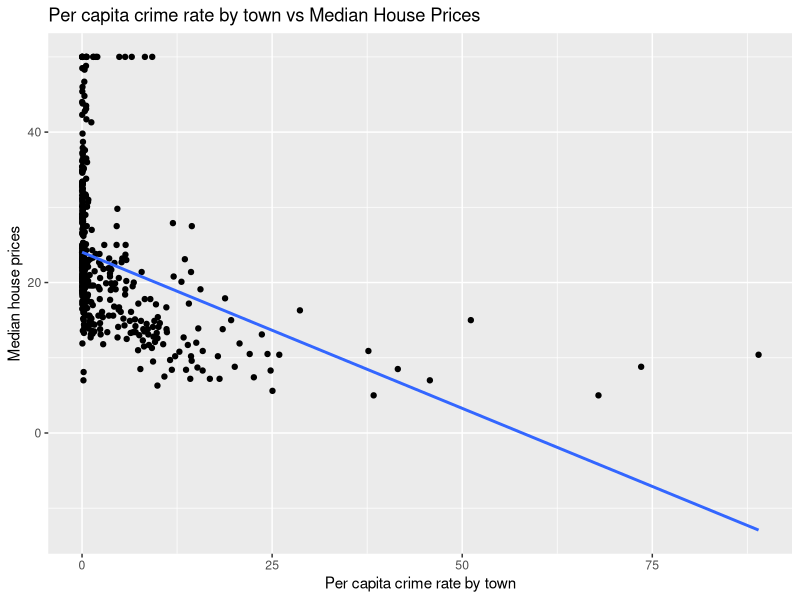
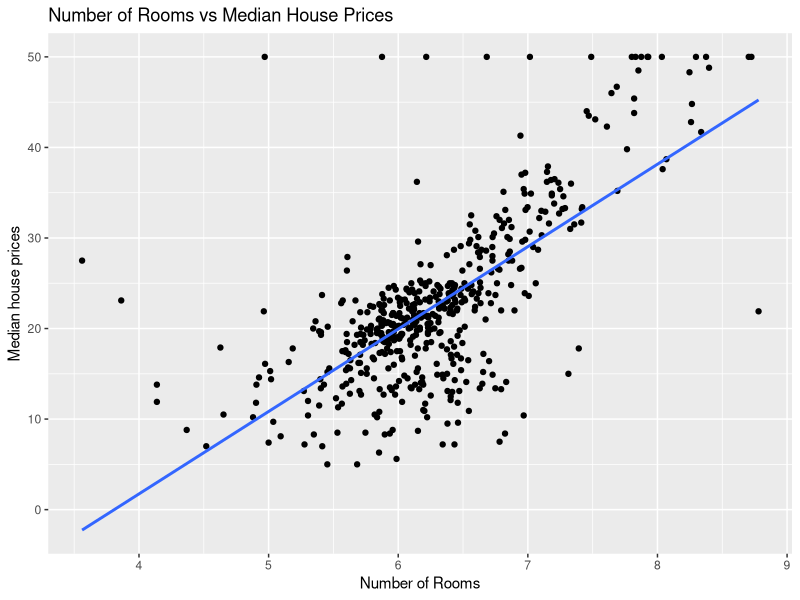
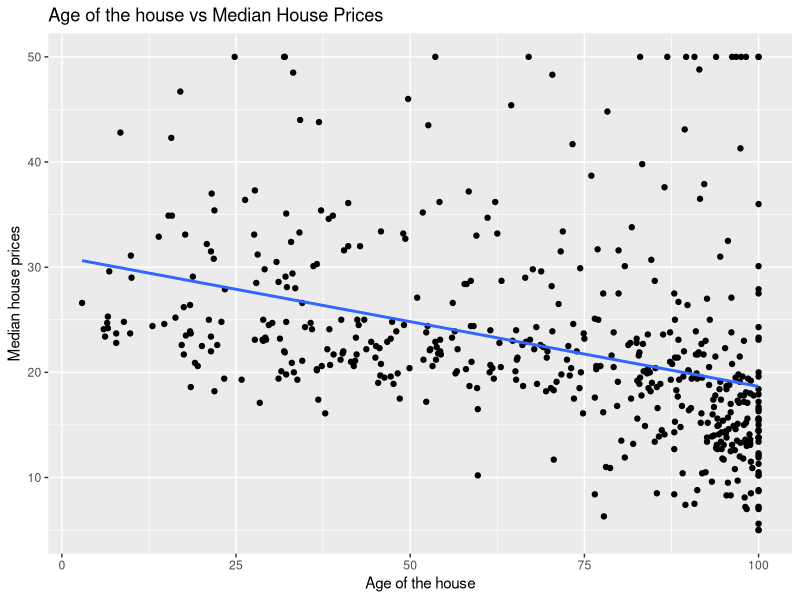
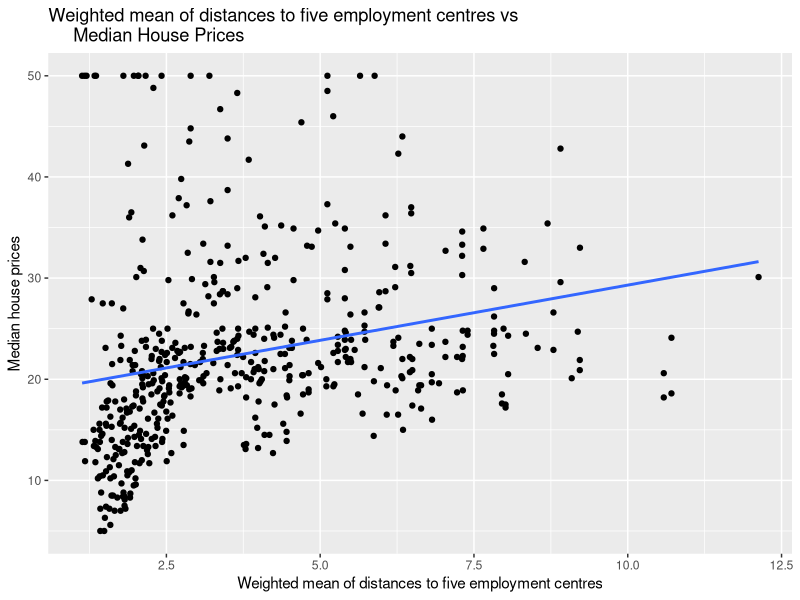
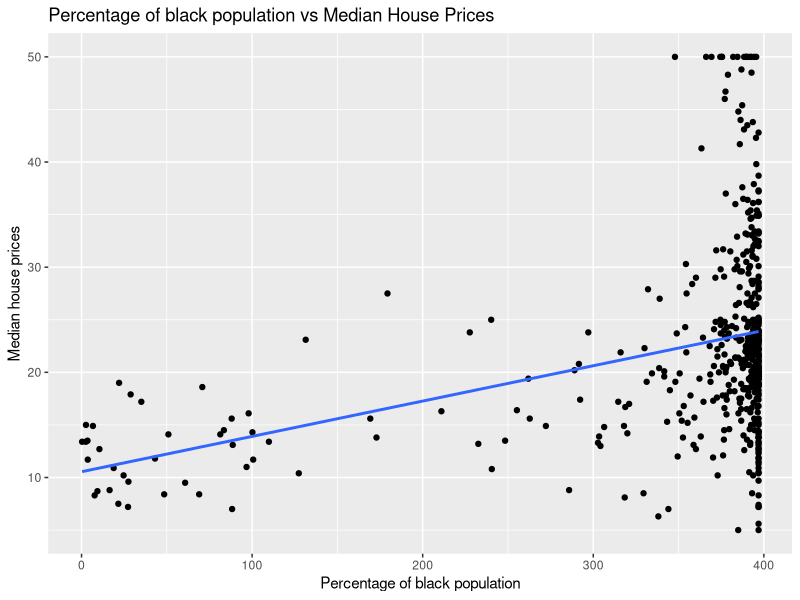
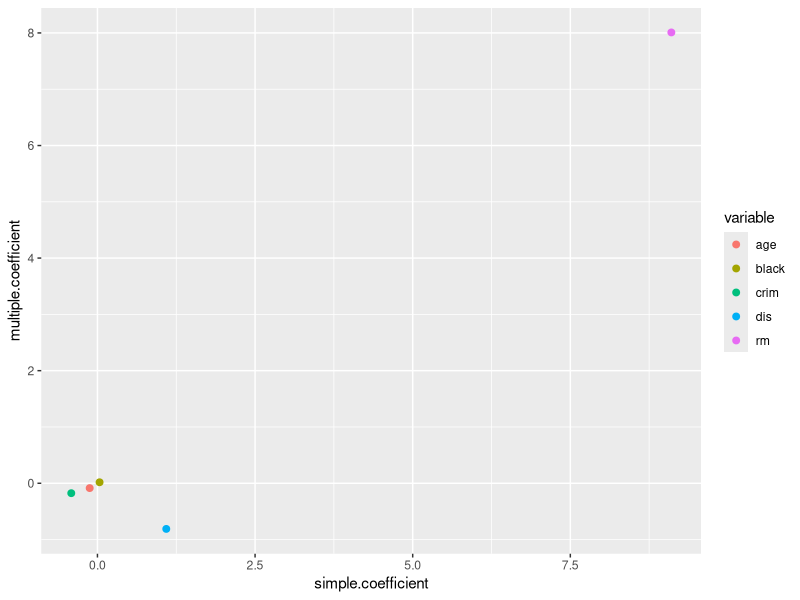
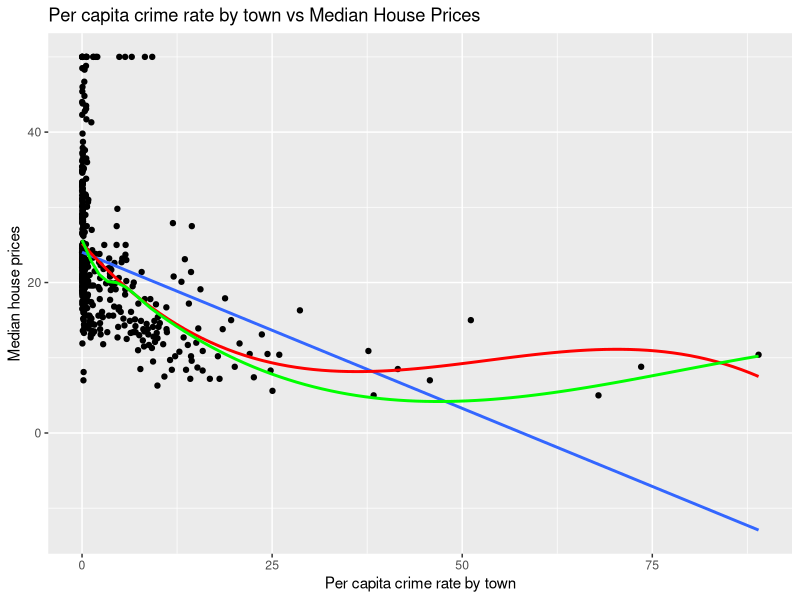
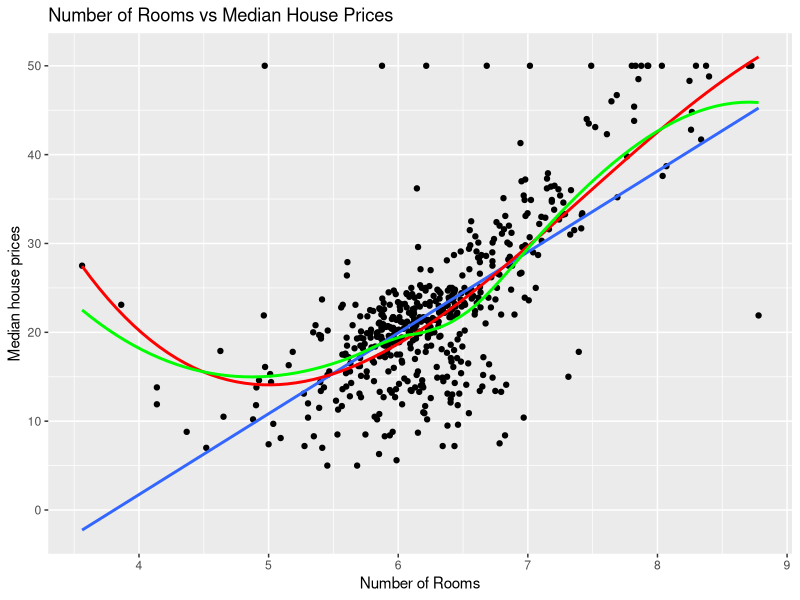

Here is the R script that generated these plots, in order:
## ---- chunk 1
library(MASS)
data(Boston)
# Use 'class' command to view the type of each column in the dataset.       
## ---- chunk 2
# Tidy the data - begin by converting it to a data.table format. 
library(data.table)
as.data.table(Boston)
# 
#After visual inspection and use of 'summary' function, no other tidying  
#of the data is necessary. For the purpose of plots or regressions, data will 
#be reorganized as needed.         
## ---- chunk 3
# Run linear regressions with above five predictor variables and variable 
#of interest. 
library(ggplot2)
#
# 1. Per capita crime rate by town vs Median House Prices
#
ggplot(Boston, aes(crim, medv)) + 
labs(x="Per capita crime rate by town", y="Median house prices",  
     title = "Per capita crime rate by town vs Median House Prices") + 
geom_point() +
geom_smooth(method=lm, se=FALSE)
m1 <- lm(medv ~ crim, data=Boston)
summary(m1)
## ---- chunk 4
#
# 2. Number of rooms vs Median House Prices
#
ggplot(Boston, aes(rm, medv)) + 
labs(x="Number of Rooms", y="Median house prices",  
     title = "Number of Rooms vs Median House Prices") + 
geom_point() +
geom_smooth(method=lm, se=FALSE)
m2 <- lm(medv ~ rm, data=Boston)
summary(m2)
## ---- chunk 5
#
# 3. Age of the house vs Median House Prices
#
ggplot(Boston, aes(age, medv)) + 
labs(x="Age of the house", y="Median house prices",  
     title = "Age of the house vs Median House Prices") + 
geom_point() +
geom_smooth(method=lm, se=FALSE)
m3 <- lm(medv ~ age, data=Boston)
summary(m3)
## ---- chunk 6
#
# 4. Weighted mean of distances to five employment centres vs 
#Median House Prices
#
ggplot(Boston, aes(dis, medv)) + 
labs(x="Weighted mean of distances to five employment centres", 
     y="Median house prices",  
     title = "Weighted mean of distances to five employment centres vs 
     Median House Prices") + 
geom_point() +
geom_smooth(method=lm, se=FALSE)
m4 <- lm(medv ~ dis, data=Boston)
summary(m4)
## ---- chunk 7
#
# 5. Percentage of black population vs Median House Prices
#
ggplot(Boston, aes(black, medv)) + 
labs(x="Percentage of black population", y="Median house prices",  
     title = "Percentage of black population vs Median House Prices") + 
geom_point() +
geom_smooth(method=lm, se=FALSE)
m5 <- lm(medv ~ black, data=Boston)
summary(m5)
## ---- chunk 8
#
# Fit a multiple regression model for above 5 predictor variables. 
#
multiple.regression <- lm(medv ~ crim + rm + age + dis + black, data=Boston)
summary(multiple.regression)
## ---- chunk 9
#
# Compare simple and multiple regressions
#
simple.coefficient <- c(m1$coefficient[2], m2$coefficient[2], m3$coefficient[2], 
                        m4$coefficient[2], m5$coefficient[2])
multiple.coefficient <- c(multiple.regression$coefficient[2], 
                          multiple.regression$coefficient[3], 
                          multiple.regression$coefficient[4], 
                          multiple.regression$coefficient[5], 
                          multiple.regression$coefficient[6])
variable <- c("crim", "rm", "age", "dis", "black")
d <- data.frame(simple.coefficient, multiple.coefficient, variable)
ggplot(d, aes(simple.coefficient, multiple.coefficient, color=variable)) +
  geom_point(size=2)
d
## ---- chunk 10
#
# Fit the crime relationship in a polynomial equation. 
#
crim.fit <- lm(medv ~ poly(crim, 3), data=Boston)
summary(crim.fit)
ggplot(Boston, aes(crim, medv)) + 
labs(x="Per capita crime rate by town", y="Median house prices",  
     title = "Per capita crime rate by town vs Median House Prices") + 
geom_point() +
geom_smooth(method=lm, se=FALSE) + 
geom_smooth(method = "lm", formula = y ~ poly(x, 3), color="Red", se = FALSE) + 
geom_smooth(color="Green", se = FALSE)
#
# Fit the room relationship in a polynomial equation. 
#
rm.fit <- lm(medv ~ poly(rm, 3), data=Boston)
summary(rm.fit)
ggplot(Boston, aes(rm, medv)) + 
labs(x="Number of Rooms", y="Median house prices",  
     title = "Number of Rooms vs Median House Prices") + 
geom_point() +
geom_smooth(method=lm, se=FALSE) + 
geom_smooth(method = "lm", formula = y ~ poly(x, 3), color="Red", se = FALSE) + 
geom_smooth(color="Green", se = FALSE)
#
# Fit the age relationship in a polynomial equation. 
#
age.fit <- lm(medv ~ poly(age, 3), data=Boston)
summary(age.fit)
ggplot(Boston, aes(age, medv)) + 
labs(x="Age of House", y="Median house prices",  
     title = "Age of House vs Median House Prices") + 
geom_point() +
geom_smooth(method=lm, se=FALSE) + 
geom_smooth(method = "lm", formula = y ~ poly(x, 3), color="Red", se = FALSE) + 
geom_smooth(color="Green", se = FALSE)
#
# Fit the distance relationship in a polynomial equation. 
#
dis.fit <- lm(medv ~ poly(dis, 3), data=Boston)
summary(dis.fit)
ggplot(Boston, aes(dis, medv)) + 
labs(x="Distance", y="Median house prices",  
     title = "Distance vs Median House Prices") + 
geom_point() +
geom_smooth(method=lm, se=FALSE) + 
geom_smooth(method = "lm", formula = y ~ poly(x, 3), color="Red", se = FALSE) + 
geom_smooth(color="Green", se = FALSE)
#
# Fit the black population relationship in a polynomial equation. 
#
black.fit <- lm(medv ~ poly(black, 3), data=Boston)
summary(black.fit)
ggplot(Boston, aes(black, medv)) + 
labs(x="Percentage Black population", y="Median house prices",  
     title = "Percentage Black population vs Median House Prices") + 
geom_point() +
geom_smooth(method=lm, se=FALSE) + 
geom_smooth(method = "lm", formula = y ~ poly(x, 3), color="Red", se = FALSE) + 
geom_smooth(color="Green", se = FALSE)
## ---- chunk 11
#
# Original Regression
#
multiple.regression <- lm(medv ~ crim + rm + age + dis + black, data=Boston)
summary(multiple.regression)
#
# Drop crim
#
multiple.regression <- lm(medv ~ rm + age + dis + black, data=Boston)
summary(multiple.regression)
#
# Drop rm
#
multiple.regression <- lm(medv ~ crim + age + dis + black, data=Boston)
summary(multiple.regression)
#
# Drop age
#
multiple.regression <- lm(medv ~ crim + rm + dis + black, data=Boston)
summary(multiple.regression)
#
# Drop dis
#
multiple.regression <- lm(medv ~ crim + rm + age + black, data=Boston)
summary(multiple.regression)
#
# Drop black
#
multiple.regression <- lm(medv ~ crim + rm + age + dis, data=Boston)
summary(multiple.regression)
## ---- chunk 12
library(tidyverse)
data(diamonds)
as.data.table(diamonds)
diamonds$cut = factor(diamonds$cut, ordered = FALSE)
diamonds$color = factor(diamonds$color, ordered = FALSE)
diamonds$clarity = factor(diamonds$clarity, ordered = FALSE)
## ---- chunk 13
md <- lm(price ~ carat + cut + color + clarity, data = diamonds)
summary(md)
## ---- chunk 14
#
# Regression 1
#
r1 <- lm(log(price) ~ carat + cut + color + clarity, data = diamonds)
summary(r1)
#
# Regression 2
#
r2 <- lm(price^2 ~ carat + cut + color + clarity, data = diamonds)
summary(r2)
#
# Regression 3
#
r3 <- lm(price^0.5 ~ carat + cut + color + clarity, data = diamonds)
summary(r3)
#
# Regression 4
#
r4 <- lm(price^0.5 ~ carat + cut + clarity, data = diamonds)
summary(r4)
#
# Regression 5
#
r5 <- lm(price^0.5 ~ carat + color + clarity, data = diamonds)
summary(r5)
#
# Regression 6
#
r6 <-  lm(log(price) ~ log(carat) + cut + clarity + color, data=diamonds)
summary(r6)
## ---- chunk 15
#predict worst model, r2
diamonds$pred.worst <- predict(r2, diamonds)
diamonds$pred.worst <- abs(diamonds$pred.worst)^0.5
#predict best model, r6
diamonds$pred.best <- predict(r6, diamonds)
diamonds$pred.best <- exp(diamonds$pred.best)
#Plot worst model - True vs Predicted
ggplot(diamonds, aes(price, pred.worst)) + 
labs(x="True Price", y="Predicted Price - Worst Model",  
     title = "True Price vs Predicted Price - Worst Model") + 
geom_point(size=0.1) +
geom_abline(intercept=0, slope=1, color="Blue", size=1)
#Plot best model - True vs Predicted
ggplot(diamonds, aes(price, pred.best)) + 
labs(x="True Price", y="Predicted Price - Best Model",  
     title = "True Price vs Predicted Price - Best Model") + 
geom_point(size=0.1) +
geom_abline(intercept=0, slope=1, color="Blue", size=1)
## ---- chunk 16
#calculate residuals and plot a histogram.     
residual <- resid(r6)
hist(residual, breaks=150)
m <- mean(residual)
m
sd <- sd(residual)
sd
median <- median(residual)
median
# place the mean on the histogram
abline(v=mean(residual), col="darkblue", lwd=2)
